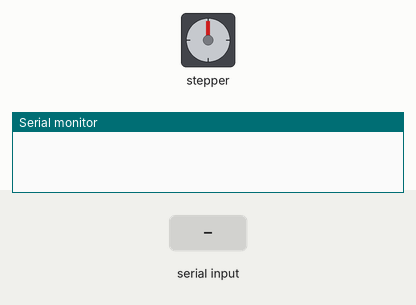
A sketch run on a simulated Arduino Uno, built with avr-gcc and run on an emulated ATmega328P. Shown: stepper motor, the last lines printed to the serial monitor. Wiring (inferred from the names in the program): stepper motor driver (200 steps per turn assumed): step pin 3; direction pin 4. The inputs (shaded band) are chosen by the test bench.

Above: at 1.2 s.
1.3 s: "S\n" received over Serial
At 1.75 s:
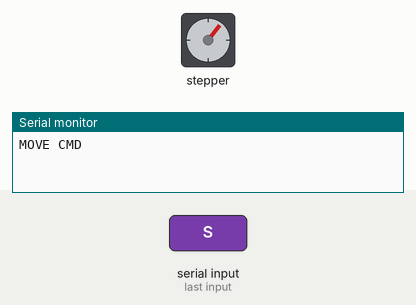
At 2.35 s:
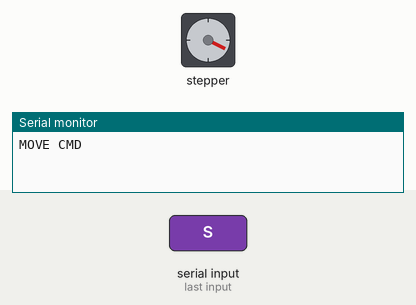
Timing chart, 0 to 16.3 s (numbered marks = the images above; inputs shaded):
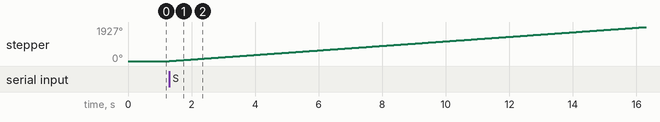

The sketch:

steppper_code.ino
```cpp
int sleep = 2;
const int stepPin = 3;
const int dirPin = 4;
int vooruit = 8;
int achteruit = 9;


int stap = 0;
int terug = 0;

int counter = 0;

void setup()
{
    pinMode(stepPin, OUTPUT);
    pinMode(dirPin, OUTPUT);
    pinMode(vooruit, INPUT);
    pinMode(achteruit, INPUT);
    pinMode(sleep, OUTPUT);

    Serial.begin(115200);
}

uint8_t buf[50];
uint8_t cnt = 0;
uint8_t pck_ready = 0;
void loop()
{
    while(Serial.available() == 1)
    {
        buf[cnt] = Serial.read();
        //Serial.print(buf[cnt]);
        cnt++;
        if(buf[cnt-1] == '\n')
        {
            pck_ready = 1;
            cnt = 0;
        }

    }
    uint64_t then = 0;
    uint64_t now = 0;
    uint32_t elapsed_time = 0;

    if (pck_ready == 1)
    {
        Serial.println("MOVE CMD");
        pck_ready = 0;
        switch(buf[0])
        {
            case 'S':
                then = millis();
                digitalWrite(sleep, HIGH);
                digitalWrite(dirPin, HIGH);
                for (int x = 0; x < 1100; x++) {
                    digitalWrite(stepPin, HIGH);
                    delayMicroseconds(7000);
                    digitalWrite(stepPin, LOW);
                    delayMicroseconds(7000);
                    counter ++;
                }
                now = millis();
                elapsed_time = now - then;
                //Serial.println(elapsed_time);
                break;
            case 'R':
                then = millis();
                digitalWrite(sleep, HIGH);
                digitalWrite(dirPin, LOW);
                for (int x = 0; x < 1100; x++) {
                    digitalWrite(stepPin, HIGH);
                    delayMicroseconds(7000);
                    digitalWrite(stepPin, LOW);
                    delayMicroseconds(7000);
                    counter ++;
                }
                now = millis();
                elapsed_time = now - then;
                //Serial.println(elapsed_time);
                break;
            case 'B':
                digitalWrite(sleep, HIGH);
                digitalWrite(dirPin, LOW);
                for (int x = 0; x < counter; x++)
                {
                    digitalWrite(stepPin, HIGH);
                    delayMicroseconds(2000);
                    digitalWrite(stepPin, LOW);
                    delayMicroseconds(2000);
                }
                counter = 0;
                Serial.println("Go Back - done");
                break;
        }
    }
    else
    {
       digitalWrite(sleep, LOW);
    }
}
```

Measured:
- after the input at 1.3 s, stepper: keeps turning clockwise at about 129°/s, starting at once
